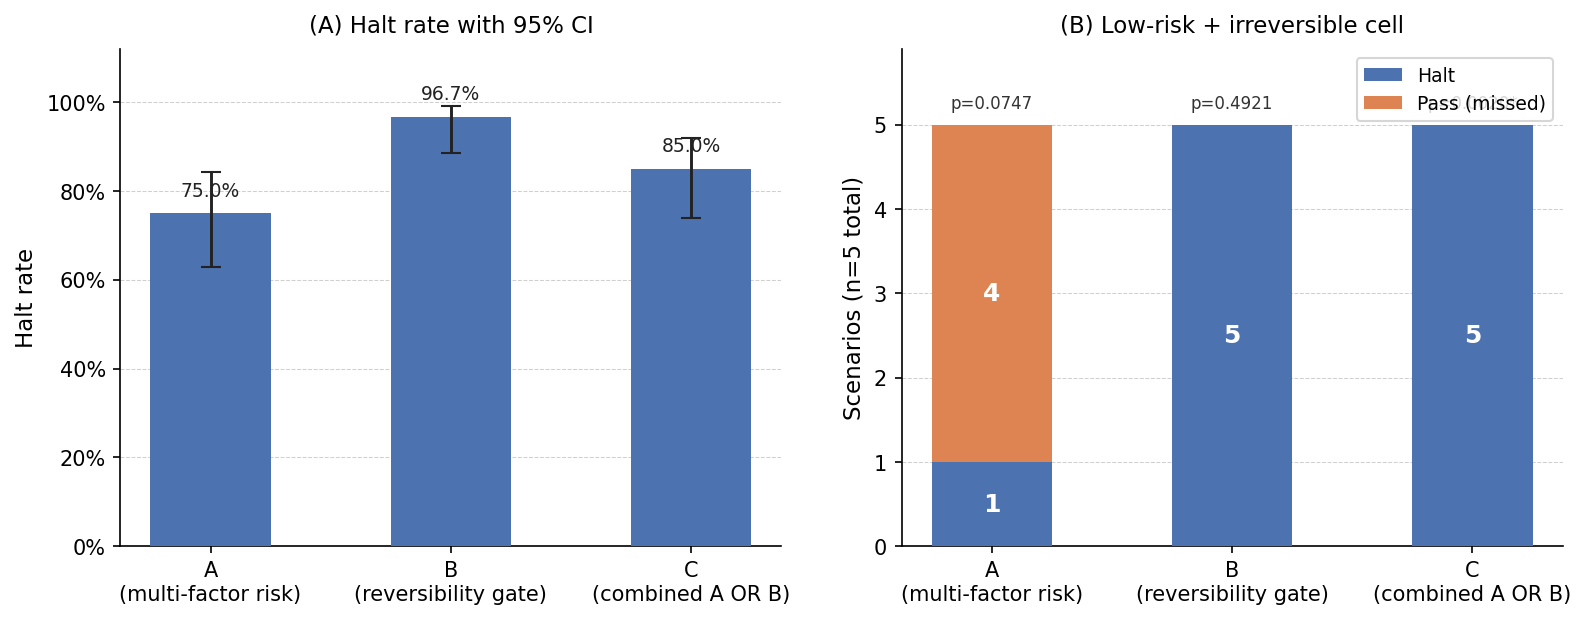

Generate this figure with Python:
"""
Figure 1: Two-panel classifier comparison.

Panel A -- Halt rate with 95% Wilson CI for each classifier.
Panel B -- Low-risk + irreversible cell breakdown (li_halt vs li_pass, n=5),
           with Fisher p annotated above each bar.

Renders fig1-classifier-metrics.png alongside this script.
"""
import matplotlib
matplotlib.use('Agg')
import matplotlib.pyplot as plt
import numpy as np

CLASSIFIERS  = ['A\n(multi-factor risk)', 'B\n(reversibility gate)', 'C\n(combined A OR B)']
HALT_RATE    = [0.750, 0.967, 0.850]
HALT_CI_LOW  = [0.628, 0.886, 0.739]
HALT_CI_HIGH = [0.842, 0.991, 0.919]
LI_HALT      = [1, 5, 5]
LI_PASS      = [4, 0, 0]
FISHER_P     = [0.0747, 0.4921, 0.0020]
N_CELL       = 5

x = np.arange(len(CLASSIFIERS))

err_low  = [h - l for h, l in zip(HALT_RATE, HALT_CI_LOW)]
err_high = [h - l for h, l in zip(HALT_CI_HIGH, HALT_RATE)]

fig, (ax1, ax2) = plt.subplots(1, 2, figsize=(11, 4.5))
fig.patch.set_facecolor('white')

# --- Panel A: halt rate with CI ---
ax1.set_facecolor('white')
bars = ax1.bar(x, HALT_RATE, 0.5, color='#4C72B0', zorder=3)
ax1.errorbar(x, HALT_RATE,
             yerr=[err_low, err_high],
             fmt='none', color='#222222', capsize=5, linewidth=1.4, zorder=4)
ax1.set_xticks(x)
ax1.set_xticklabels(CLASSIFIERS, fontsize=10)
ax1.set_ylabel('Halt rate', fontsize=11)
ax1.set_ylim(0, 1.12)
ax1.yaxis.set_major_formatter(plt.FuncFormatter(lambda v, _: f'{v:.0%}'))
ax1.set_title('(A) Halt rate with 95% CI', fontsize=11, pad=8)
ax1.grid(axis='y', linestyle='--', linewidth=0.5, alpha=0.6, zorder=0)
ax1.spines['top'].set_visible(False)
ax1.spines['right'].set_visible(False)

# value labels above bars
for bar, v in zip(bars, HALT_RATE):
    ax1.text(bar.get_x() + bar.get_width() / 2,
             v + 0.03, f'{v:.1%}',
             ha='center', va='bottom', fontsize=9, color='#222222')

# --- Panel B: low+irrev cell ---
ax2.set_facecolor('white')
ax2.bar(x, LI_HALT, 0.5, label='Halt', color='#4C72B0', zorder=3)
ax2.bar(x, LI_PASS, 0.5, bottom=LI_HALT,
        label='Pass (missed)', color='#DD8452', zorder=3)

# count labels inside bars
for i, (h, p) in enumerate(zip(LI_HALT, LI_PASS)):
    if h > 0:
        ax2.text(i, h / 2, str(h), ha='center', va='center',
                 fontsize=12, fontweight='bold', color='white')
    if p > 0:
        ax2.text(i, h + p / 2, str(p), ha='center', va='center',
                 fontsize=12, fontweight='bold', color='white')

# Fisher p above each bar
for i, p in enumerate(FISHER_P):
    label = f'p={p:.4f}{"*" if p < 0.05 else ""}'
    ax2.text(i, N_CELL + 0.15, label,
             ha='center', va='bottom', fontsize=8, color='#333333')

ax2.set_xticks(x)
ax2.set_xticklabels(CLASSIFIERS, fontsize=10)
ax2.set_ylabel('Scenarios (n=5 total)', fontsize=11)
ax2.set_ylim(0, N_CELL + 0.9)
ax2.set_yticks(range(N_CELL + 1))
ax2.set_title('(B) Low-risk + irreversible cell', fontsize=11, pad=8)
ax2.legend(fontsize=9, loc='upper right')
ax2.grid(axis='y', linestyle='--', linewidth=0.5, alpha=0.6, zorder=0)
ax2.spines['top'].set_visible(False)
ax2.spines['right'].set_visible(False)

plt.tight_layout(pad=2.0)
plt.savefig('figures/fig1-classifier-metrics.png', dpi=150, bbox_inches='tight')
print('Wrote figures/fig1-classifier-metrics.png')
